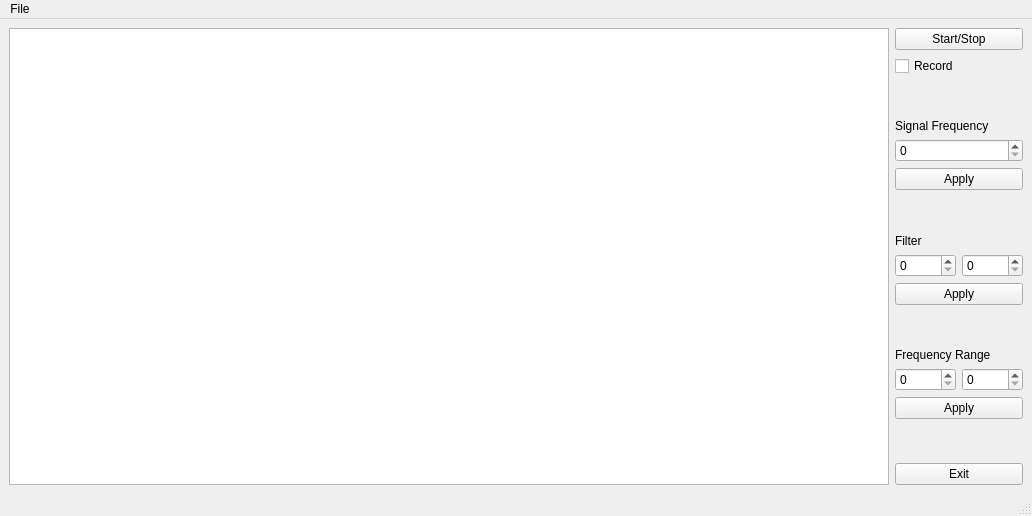
<?xml version="1.0" encoding="UTF-8"?>
<ui version="4.0">
 <class>MainWindow</class>
 <widget class="QMainWindow" name="MainWindow">
  <property name="geometry">
   <rect>
    <x>0</x>
    <y>0</y>
    <width>1032</width>
    <height>516</height>
   </rect>
  </property>
  <property name="windowTitle">
   <string>Singals Magic</string>
  </property>
  <widget class="QWidget" name="allFather">
   <layout class="QGridLayout" name="gridLayout">
    <item row="1" column="1">
     <layout class="QVBoxLayout" name="sideBar">
      <item>
       <widget class="QPushButton" name="playBtn">
        <property name="text">
         <string>Start/Stop</string>
        </property>
       </widget>
      </item>
      <item>
       <widget class="QCheckBox" name="record">
        <property name="text">
         <string>Record</string>
        </property>
       </widget>
      </item>
      <item>
       <spacer name="spacer_1">
        <property name="orientation">
         <enum>Qt::Vertical</enum>
        </property>
        <property name="sizeHint" stdset="0">
         <size>
          <width>20</width>
          <height>40</height>
         </size>
        </property>
       </spacer>
      </item>
      <item>
       <layout class="QGridLayout" name="signalSettings">
        <item row="4" column="0">
         <widget class="QSpinBox" name="signalFreq">
          <property name="maximum">
           <number>99999</number>
          </property>
         </widget>
        </item>
        <item row="5" column="0">
         <widget class="QPushButton" name="signalBtn">
          <property name="text">
           <string>Apply</string>
          </property>
         </widget>
        </item>
        <item row="3" column="0">
         <widget class="QLabel" name="label_1">
          <property name="text">
           <string>Signal Frequency</string>
          </property>
         </widget>
        </item>
       </layout>
      </item>
      <item>
       <spacer name="spacer_2">
        <property name="orientation">
         <enum>Qt::Vertical</enum>
        </property>
        <property name="sizeHint" stdset="0">
         <size>
          <width>20</width>
          <height>40</height>
         </size>
        </property>
       </spacer>
      </item>
      <item>
       <layout class="QGridLayout" name="filterSettings">
        <item row="3" column="0">
         <widget class="QPushButton" name="filterBtn">
          <property name="text">
           <string>Apply</string>
          </property>
         </widget>
        </item>
        <item row="1" column="0">
         <widget class="QLabel" name="label_2">
          <property name="text">
           <string>Filter</string>
          </property>
         </widget>
        </item>
        <item row="2" column="0">
         <layout class="QHBoxLayout" name="horizontalLayout">
          <item>
           <widget class="QSpinBox" name="lowCut">
            <property name="maximum">
             <number>99999</number>
            </property>
           </widget>
          </item>
          <item>
           <widget class="QSpinBox" name="highCut">
            <property name="maximum">
             <number>99999</number>
            </property>
           </widget>
          </item>
         </layout>
        </item>
       </layout>
      </item>
      <item>
       <spacer name="spacer_3">
        <property name="orientation">
         <enum>Qt::Vertical</enum>
        </property>
        <property name="sizeHint" stdset="0">
         <size>
          <width>20</width>
          <height>40</height>
         </size>
        </property>
       </spacer>
      </item>
      <item>
       <layout class="QGridLayout" name="specgramSettings">
        <item row="1" column="0">
         <widget class="QLabel" name="label_3">
          <property name="text">
           <string>Frequency Range</string>
          </property>
         </widget>
        </item>
        <item row="2" column="0">
         <layout class="QHBoxLayout" name="horizontalLayout_2">
          <item>
           <widget class="QSpinBox" name="lowLim">
            <property name="maximum">
             <number>99999</number>
            </property>
           </widget>
          </item>
          <item>
           <widget class="QSpinBox" name="highLim">
            <property name="maximum">
             <number>99999</number>
            </property>
           </widget>
          </item>
         </layout>
        </item>
        <item row="3" column="0">
         <widget class="QPushButton" name="fRangeBtn">
          <property name="text">
           <string>Apply</string>
          </property>
         </widget>
        </item>
       </layout>
      </item>
      <item>
       <spacer name="spacer_4">
        <property name="orientation">
         <enum>Qt::Vertical</enum>
        </property>
        <property name="sizeHint" stdset="0">
         <size>
          <width>20</width>
          <height>40</height>
         </size>
        </property>
       </spacer>
      </item>
      <item>
       <widget class="QPushButton" name="exitBtn">
        <property name="text">
         <string>Exit</string>
        </property>
       </widget>
      </item>
     </layout>
    </item>
    <item row="1" column="0">
     <widget class="QGraphicsView" name="graphicsView"/>
    </item>
   </layout>
  </widget>
  <widget class="QMenuBar" name="menubar">
   <property name="geometry">
    <rect>
     <x>0</x>
     <y>0</y>
     <width>1032</width>
     <height>22</height>
    </rect>
   </property>
   <widget class="QMenu" name="menuFile">
    <property name="title">
     <string>File</string>
    </property>
    <addaction name="actionSave"/>
    <addaction name="actionExit"/>
   </widget>
   <addaction name="menuFile"/>
  </widget>
  <widget class="QStatusBar" name="statusbar"/>
  <action name="actionSave">
   <property name="text">
    <string>Save </string>
   </property>
   <property name="toolTip">
    <string>Save signals</string>
   </property>
   <property name="statusTip">
    <string>Save signals</string>
   </property>
   <property name="whatsThis">
    <string>Save signals</string>
   </property>
   <property name="shortcut">
    <string>Ctrl+S</string>
   </property>
  </action>
  <action name="actionExit">
   <property name="text">
    <string>Exit</string>
   </property>
   <property name="toolTip">
    <string>Close application</string>
   </property>
   <property name="statusTip">
    <string>Close application</string>
   </property>
   <property name="whatsThis">
    <string>Close application</string>
   </property>
   <property name="shortcut">
    <string>Ctrl+Q</string>
   </property>
  </action>
 </widget>
 <resources/>
 <connections/>
</ui>
